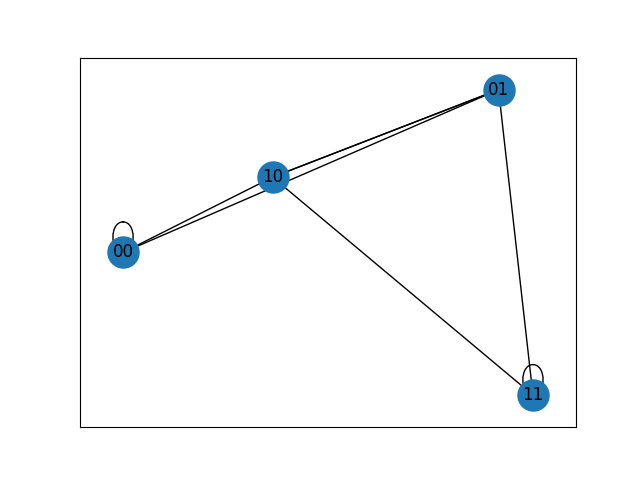

Reproduce this figure in Python.
import random
import toyplot
from Bio import SeqIO

sequence = "10101101111000101101010110011"
#with open("sequence.fasta") as handle:
#    for record in SeqIO.parse(handle, "fasta"):
#        sequence = str(record.seq)

def get_kmer_count_from_sequence(sequence, k=3, cyclic=True):
    """
    Returns dictionary with keys representing all possible kmers in a sequence
    and values counting their occurrence in the sequence.
    """
    # dict to store kmers
    kmers = {}
    
    # count how many times each occurred in this sequence (treated as cyclic)
    for i in range(0, len(sequence)):
        kmer = sequence[i:i + k]
        
        # for cyclic sequence get kmers that wrap from end to beginning
        length = len(kmer)
        if cyclic:
            if len(kmer) != k:
                kmer += sequence[:(k - length)]
        
        # if not cyclic then skip kmers at end of sequence
        else:
            if len(kmer) != k:
                continue
        
        # count occurrence of this kmer in sequence
        if kmer in kmers:
            kmers[kmer] += 1
        else:
            kmers[kmer] = 1
    
    return kmers

def get_debruijn_edges_from_kmers(kmers):
    """
    Every possible (k-1)mer (n-1 suffix and prefix of kmers) is assigned
    to a node, and we connect one node to another if the (k-1)mer overlaps 
    another. Nodes are (k-1)mers, edges are kmers.
    """
    # store edges as tuples in a set
    edges = set()
    
    # compare each (k-1)mer
    for k1 in kmers:
        for k2 in kmers:
            if k1 != k2:            
                # if they overlap then add to edges
                if k1[1:] == k2[:-1]:
                    edges.add((k1[:-1], k2[:-1]))
                if k1[:-1] == k2[1:]:
                    edges.add((k2[:-1], k1[:-1]))

    return edges

import toyplot.png
import networkx as nx
import matplotlib.pyplot as plt

def plot_debruijn_graph(edges, width=500, height=500):

    G = nx.DiGraph()
    G.add_edges_from(edges)
    #    [('A', 'B'), ('A', 'C'), ('D', 'B'), ('E', 'C'), ('E', 'F'),
    #    ('B', 'H'), ('B', 'G'), ('B', 'F'), ('C', 'G')])

    #val_map = {'A': 1.0,
    #        'D': 0.5714285714285714,
    #        'H': 0.0}

    #values = [val_map.get(node, 0.25) for node in G.nodes()]

    # Specify the edges you want here
    #red_edges = [('A', 'C'), ('E', 'C')]
    #edge_colours = ['black' if not edge in red_edges else 'red'
    #                for edge in G.edges()]
    #black_edges = [edge for edge in G.edges() if edge not in red_edges]

    # Need to create a layout when doing
    # separate calls to draw nodes and edges
    pos = nx.spring_layout(G)
    nx.draw_networkx_nodes(G, pos, cmap=plt.get_cmap('jet'), 
                        #node_color = values, 
                        node_size = 500)
    nx.draw_networkx_labels(G, pos)
    #nx.draw_networkx_edges(G, pos, edgelist=red_edges, edge_color='r', arrows=True)
    nx.draw_networkx_edges(G, pos, edgelist=edges, arrows=False)
    plt.savefig("graph.png")
    '''"returns a toyplot graph from an input of edges"
    graph = toyplot.graph(
        [i[0] for i in edges],
        [i[1] for i in edges],
        width=width,
        height=height,
        tmarker=">", 
        vsize=25,
        vstyle={"stroke": "black", "stroke-width": 2, "fill": "none"},
        vlstyle={"font-size": "11px"},
        estyle={"stroke": "black", "stroke-width": 2},
        layout=toyplot.layout.FruchtermanReingold(edges=toyplot.layout.CurvedEdges()))
    toyplot.png.render(graph, "grpah.png")
    return graph
    '''

kmers = get_kmer_count_from_sequence(sequence, k=3)
print(kmers)
edges = get_debruijn_edges_from_kmers(kmers)
plot_debruijn_graph(list(edges))